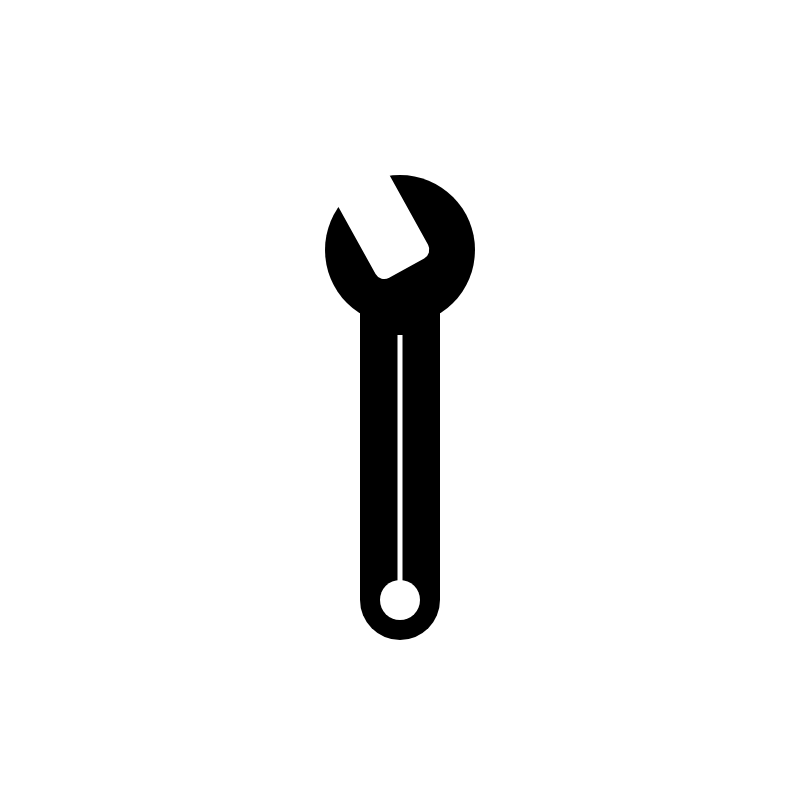
Frame 1 (no input)
Frame 60 (no input): identical to frame 1, image omitted
Frame 120 (the mouse pressed at the canvas centre since frame 60): identical to frame 1, image omitted

The p5.js sketch that drew this single still picture (run headless with seeded random() and noise() and a simulated clock; from frame 60 on, the mouse is pressed at the canvas centre):

// p5.js sketch
// ── sketch.js
let circ01 = {
  x: 400,
  y: 600,
  d: 80
}

let rect01 = {
  x: 400,
  y: 450,
  l: 80,
  w: 300
}

let circ02 = {
  x: 400,
  y: 600,
  d: 40
}

let rect02 = {
  x: 400,
  y: 470,
  l: 5,
  w: 270
}

let circ03 = {
  x: 400,
  y: 250,
  d: 150
}

let rect03 = {
  x: 380,
  y: 220,
  l: 60,
  w: 110,
  r: 10
}

function setup() {
  createCanvas(800, 800);
  rectMode(CENTER)
  angleMode(DEGREES);
}

function draw() {
  background(255);
  noStroke();

  // bottom black circle
  fill(0);
  push()
  translate(circ01.x, circ01.y)
  ellipse(0, 0, circ01.d, circ01.d);
  pop()
  // black handle rectangle
  push()
  translate(rect01.x, rect01.y)
  rect(0, 0, rect01.l, rect01.w);
  pop()
  //bottom white circle
  fill(255); //white
  push()
  translate(circ02.x, circ02.y)
  ellipse(0, 0, circ02.d, circ02.d);
  pop()
  //white thin handle part
  push()
  translate(rect02.x, rect02.y)
  rect(0, 0, rect02.l, rect02.w);
  pop()
  //wrench head circle
  fill(0);
  push()
  translate(circ03.x, circ03.y)
  ellipse(0, 0, circ03.d, circ03.d);
  pop()
  //angled wrench head
  fill(255);
  push()
  translate(rect03.x, rect03.y);
  angleMode(DEGREES);
  rotate(151);
  rect(0, 0, rect03.l, rect03.w, rect03.r);
  pop()
}
